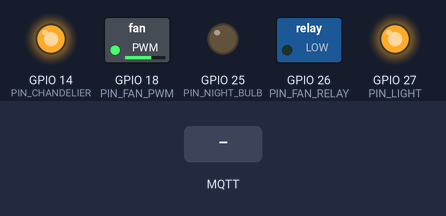
The sketch below on a simulated ESP32. Parts: switched loads named in the sketch (green lamp = pin HIGH), output pins drawn as LEDs (lit = HIGH). Inputs (shaded band) come from the test bench. WiFi joins after 1.5 s; servers stay silent unless stated; random numbers use the default seed unless the sketch sets one; no MQTT or app messages arrive unless stated; what the sketch prints to the serial monitor is not drawn.

Above: at 3.2 s.
3.3 s: MQTT message "all_off" arrives on the second subscribed topic
At 3.7 s:
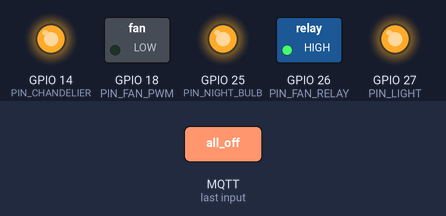
4.8 s: MQTT message "night_mode" arrives on the second subscribed topic
At 6.0 s:
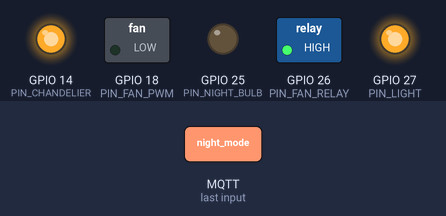
Timing chart, 0 to 7.8 s (numbered marks = the images above; inputs shaded):
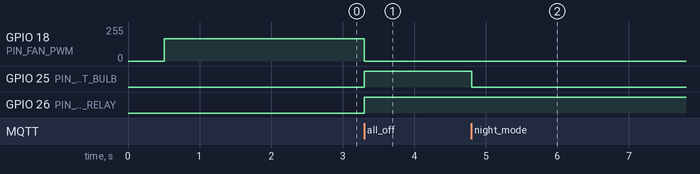

The sketch:

esp32_first_floor_node.ino
```cpp
/* ==============================================================================
 * ESP32 Node Firmware — First Floor Room Switchboard
 * Room ID: first_floor (Floor: 1st Floor)
 *
 * Controlled Appliances:
 *   - f2: Night Bulb (GPIO 25)
 *   - f4: Fan with Speed Regulator (Relay on GPIO 26, PWM on GPIO 18)
 *   - f5: Room Main Light (GPIO 27)
 *   - f6: Room Chandelier (GPIO 14)
 *
 * Telemetry:
 *   - Wi-Fi RSSI signal strength & IP address
 *   - Temperature & Humidity readings
 *
 * MQTT Topics:
 *   - Subscribes to: home/nodes/first_floor/set
 *   - Subscribes to: home/nodes/all/scene (Broadcast scenes: ALL_OFF,
 * NIGHT_MODE)
 *   - Publishes to:  home/nodes/first_floor/telemetry
 * ==============================================================================
 */

#include <ArduinoJson.h>
#include <PubSubClient.h>
#include <WiFi.h>

// ==============================================================================
// 1. NETWORK & MQTT CONFIGURATION
// ==============================================================================
const char *WIFI_SSID = "YOUR_WIFI_SSID";
const char *WIFI_PASSWORD = "YOUR_WIFI_PASSWORD";

const char *MQTT_SERVER = "192.168.137.185"; // Raspberry Pi Gateway IP
const int MQTT_PORT = 1883;                  // Mosquitto Broker Port
const char *NODE_ID = "first_floor"; // Node identifier matching Firebase

// MQTT Topic Definitions
const char *TOPIC_SET        = "home/nodes/first_floor/set";
const char *TOPIC_SCENE      = "home/nodes/all/scene";
const char *TOPIC_TELEMETRY  = "home/nodes/first_floor/telemetry";
const char *TOPIC_HEARTBEAT  = "home/nodes/first_floor/heartbeat";

// ==============================================================================
// 2. HARDWARE PIN DEFINITIONS
// ==============================================================================
#define PIN_NIGHT_BULB 25 // f2: Night Bulb
#define PIN_FAN_RELAY 26  // f4: Fan Power Relay
#define PIN_FAN_PWM 18    // f4: Fan Speed Regulator (PWM channel)
#define PIN_LIGHT 27      // f5: Main Light
#define PIN_CHANDELIER 14 // f6: Chandelier

#define RELAY_ON LOW
#define RELAY_OFF HIGH

// PWM Channel configuration for Fan Speed (Levels 1 - 5)
const int PWM_CHANNEL = 0;
const int PWM_FREQ = 5000;    // 5 kHz
const int PWM_RESOLUTION = 8; // 8-bit (0 - 255)

// Appliance States
bool stateNightBulb = true;
bool stateFan = true;
int fanSpeed = 3; // Level 1 to 5
bool stateLight = false;
bool stateChandelier = false;

// Environmental Data
float ambientTemp = 25.1;
float ambientHumidity = 55.0;

// Timing Constants
unsigned long lastTelemetryMillis  = 0;
unsigned long lastHeartbeatMillis  = 0;
const unsigned long TELEMETRY_INTERVAL_MS  = 8000;
const unsigned long HEARTBEAT_INTERVAL_MS  = 2000; // Heartbeat every 2s

WiFiClient espClient;
PubSubClient mqttClient(espClient);

// ==============================================================================
// 3. HARDWARE CONTROL HELPERS
// ==============================================================================
void applyFanSpeed(int speedLevel) {
  if (speedLevel < 1)
    speedLevel = 1;
  if (speedLevel > 5)
    speedLevel = 5;
  fanSpeed = speedLevel;

  // Convert Speed 1-5 to PWM Duty Cycle (80 to 255)
  int dutyCycle = map(speedLevel, 1, 5, 80, 255);
  if (!stateFan)
    dutyCycle = 0;

#if ESP_ARDUINO_VERSION >= ESP_ARDUINO_VERSION_VAL(3, 0, 0)
  ledcWrite(PIN_FAN_PWM, dutyCycle);
#else
  ledcWrite(PWM_CHANNEL, dutyCycle);
#endif
  Serial.printf("[FAN] Speed set to Level %d (PWM Duty: %d/255)\n", fanSpeed,
                dutyCycle);
}

void applyRelayStates() {
  digitalWrite(PIN_NIGHT_BULB, stateNightBulb ? RELAY_ON : RELAY_OFF);
  digitalWrite(PIN_FAN_RELAY, stateFan ? RELAY_ON : RELAY_OFF);
  digitalWrite(PIN_LIGHT, stateLight ? RELAY_ON : RELAY_OFF);
  digitalWrite(PIN_CHANDELIER, stateChandelier ? RELAY_ON : RELAY_OFF);

  applyFanSpeed(fanSpeed);
}

void initPins() {
  pinMode(PIN_NIGHT_BULB, OUTPUT);
  pinMode(PIN_FAN_RELAY, OUTPUT);
  pinMode(PIN_LIGHT, OUTPUT);
  pinMode(PIN_CHANDELIER, OUTPUT);

#if ESP_ARDUINO_VERSION >= ESP_ARDUINO_VERSION_VAL(3, 0, 0)
  ledcAttach(PIN_FAN_PWM, PWM_FREQ, PWM_RESOLUTION);
#else
  ledcSetup(PWM_CHANNEL, PWM_FREQ, PWM_RESOLUTION);
  ledcAttachPin(PIN_FAN_PWM, PWM_CHANNEL);
#endif

  applyRelayStates();
}

// ==============================================================================
// 4. TELEMETRY & HEARTBEAT PUBLISHERS
// ==============================================================================

// Lightweight heartbeat — just proves the node is alive (2s interval)
void publishHeartbeat() {
  JsonDocument doc;
  doc["node_id"]  = NODE_ID;
  doc["ts_ms"]    = millis();
  doc["rssi"]     = WiFi.RSSI();

  char buffer[128];
  size_t n = serializeJson(doc, buffer);
  mqttClient.publish(TOPIC_HEARTBEAT, buffer, n);
  Serial.println("[MQTT HEARTBEAT] ♥ sent");
}

// Full telemetry — relay states + environment (8s interval)
void publishTelemetry() {
  JsonDocument doc;
  doc["node_id"] = NODE_ID;
  doc["room"] = "First Floor Room";
  doc["mac"] = WiFi.macAddress();
  doc["rssi"] = WiFi.RSSI();
  doc["status"] = "online";
  doc["uptime_s"] = millis() / 1000;

  doc["relays"]["f2_night_bulb"] = stateNightBulb;
  doc["relays"]["f4_fan"] = stateFan;
  doc["relays"]["f4_fan_speed"] = fanSpeed;
  doc["relays"]["f5_light"] = stateLight;
  doc["relays"]["f6_chandelier"] = stateChandelier;

  doc["temperature"] = ambientTemp;
  doc["humidity"] = ambientHumidity;

  char buffer[512];
  size_t n = serializeJson(doc, buffer);
  mqttClient.publish(TOPIC_TELEMETRY, buffer, n);
  Serial.print("[MQTT PUB] Telemetry sent: ");
  Serial.println(buffer);
}

// ==============================================================================
// 5. MQTT INCOMING COMMAND HANDLER
// ==============================================================================
void handleMqttMessage(char *topic, byte *payload, unsigned int length) {
  char message[512];
  if (length >= sizeof(message))
    length = sizeof(message) - 1;
  memcpy(message, payload, length);
  message[length] = '\0';

  Serial.printf("[MQTT RECV] Topic: %s | Payload: %s\n", topic, message);

  JsonDocument doc;
  DeserializationError error = deserializeJson(doc, message);

  if (String(topic) == TOPIC_SCENE) {
    const char *scene = doc["name"] | message;
    if (strcmp(scene, "all_off") == 0) {
      stateNightBulb = false;
      stateFan = false;
      stateLight = false;
      stateChandelier = false;
      Serial.println(">> Scene Executed: ALL_OFF");
    } else if (strcmp(scene, "night_mode") == 0) {
      stateNightBulb = true; // Night mode keeps night bulb ON
      stateLight = false;
      stateChandelier = false;
      Serial.println(">> Scene Executed: NIGHT_MODE");
    }
  } else if (!error) {
    const char* nameStr = doc["name"] | "";
    if (doc["f2"].is<bool>() || strstr(nameStr, "NIGHT")) {
      stateNightBulb = doc["f2"].is<bool>() ? doc["f2"].as<bool>() : doc["state"].as<bool>();
    }
    if (doc["f4"].is<bool>() || strstr(nameStr, "FAN")) {
      stateFan = doc["f4"].is<bool>() ? doc["f4"].as<bool>() : doc["state"].as<bool>();
      if (doc["speed"].is<int>()) {
        fanSpeed = doc["speed"].as<int>();
      }
    }
    if (doc["f5"].is<bool>() || strstr(nameStr, "LIGHT")) {
      stateLight = doc["f5"].is<bool>() ? doc["f5"].as<bool>() : doc["state"].as<bool>();
    }
    if (doc["f6"].is<bool>() || strstr(nameStr, "CHANDELIER")) {
      stateChandelier = doc["f6"].is<bool>() ? doc["f6"].as<bool>() : doc["state"].as<bool>();
    }
    if (doc["speed"].is<int>()) {
      fanSpeed = doc["speed"].as<int>();
    }
  }

  applyRelayStates();
  publishTelemetry();
}

// ==============================================================================
// 6. WI-FI & MQTT CONNECTION MANAGERS
// ==============================================================================
void setupWiFi() {
  delay(10);
  Serial.print("\nConnecting to Wi-Fi: ");
  Serial.println(WIFI_SSID);

  WiFi.mode(WIFI_STA);
  WiFi.begin(WIFI_SSID, WIFI_PASSWORD);

  int attempts = 0;
  while (WiFi.status() != WL_CONNECTED && attempts < 30) {
    delay(500);
    Serial.print(".");
    attempts++;
  }

  if (WiFi.status() == WL_CONNECTED) {
    Serial.println("\n[Wi-Fi] Connected!");
    Serial.print("[Wi-Fi] IP: ");
    Serial.println(WiFi.localIP());
  }
}

void reconnectMQTT() {
  while (!mqttClient.connected()) {
    if (WiFi.status() != WL_CONNECTED)
      setupWiFi();
    Serial.print("[MQTT] Connecting to RPi Broker...");
    String clientId =
        String("ESP32_") + NODE_ID + "_" + String(random(0xffff), HEX);
    if (mqttClient.connect(clientId.c_str())) {
      Serial.println(" Connected!");
      mqttClient.subscribe(TOPIC_SET);
      mqttClient.subscribe(TOPIC_SCENE);
      publishTelemetry();
    } else {
      Serial.printf(" Failed (rc=%d). Retrying in 5s...\n", mqttClient.state());
      delay(5000);
    }
  }
}

// ==============================================================================
// 7. SETUP & MAIN LOOP
// ==============================================================================
void setup() {
  Serial.begin(115200);
  delay(500);
  Serial.println("\n=============================================");
  Serial.println(" ⚡ ELECTROFIC — ESP32 FIRST FLOOR ROOM NODE  ");
  Serial.println("=============================================");

  initPins();
  setupWiFi();

  mqttClient.setServer(MQTT_SERVER, MQTT_PORT);
  mqttClient.setCallback(handleMqttMessage);
  mqttClient.setBufferSize(512);
}

void loop() {
  if (!mqttClient.connected())
    reconnectMQTT();
  mqttClient.loop();

  unsigned long currentMillis = millis();

  // Heartbeat every 2 seconds (lightweight — just signals the node is alive)
  if (currentMillis - lastHeartbeatMillis >= HEARTBEAT_INTERVAL_MS) {
    lastHeartbeatMillis = currentMillis;
    publishHeartbeat();
  }

  // Full telemetry every 8 seconds (relay states + environment data)
  if (currentMillis - lastTelemetryMillis >= TELEMETRY_INTERVAL_MS) {
    lastTelemetryMillis = currentMillis;
    publishTelemetry();
  }
}
```

Measured:
- after the input at 3.3 s, GPIO 18 (PIN_FAN_PWM): 166/255 → 0/255 at once; GPIO 25 (PIN_NIGHT_BULB), GPIO 26 (PIN_FAN_RELAY): LOW → HIGH at once
- after the input at 4.8 s, GPIO 25 (PIN_NIGHT_BULB): HIGH → LOW at once
